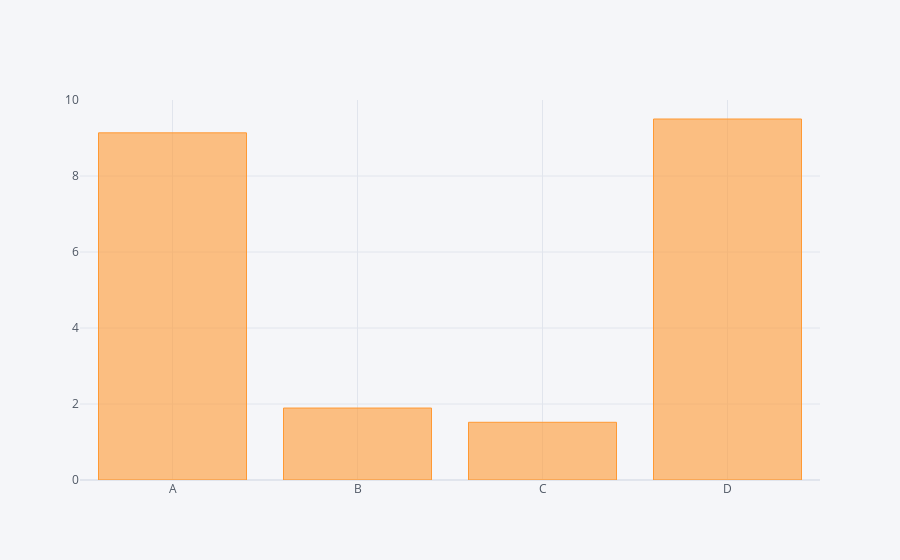

The cell this chart's notebook holds for it:
### Code cell
df.sum().iplot(kind = "bar")

### Figure 1 — Plotly figure (JSON) as saved in the notebook; plotly's stock layout.template omitted (floating-point values rounded to 4 significant figures)
{"data": [{"marker": {"color": "rgba(255, 153, 51, 0.6)", "line": {"color": "rgba(255, 153, 51, 1.0)", "width": 1}}, "name": "None", "orientation": "v", "text": "", "type": "bar", "x": ["A", "B", "C", "D"], "y": [9.136, 1.894, 1.519, 9.5]}], "layout": {"legend": {"bgcolor": "#F5F6F9", "font": {"color": "#4D5663"}}, "paper_bgcolor": "#F5F6F9", "plot_bgcolor": "#F5F6F9", "title": {"font": {"color": "#4D5663"}}, "xaxis": {"gridcolor": "#E1E5ED", "showgrid": true, "tickfont": {"color": "#4D5663"}, "title": {"font": {"color": "#4D5663"}, "text": ""}, "zerolinecolor": "#E1E5ED"}, "yaxis": {"gridcolor": "#E1E5ED", "showgrid": true, "tickfont": {"color": "#4D5663"}, "title": {"font": {"color": "#4D5663"}, "text": ""}, "zerolinecolor": "#E1E5ED"}}}
